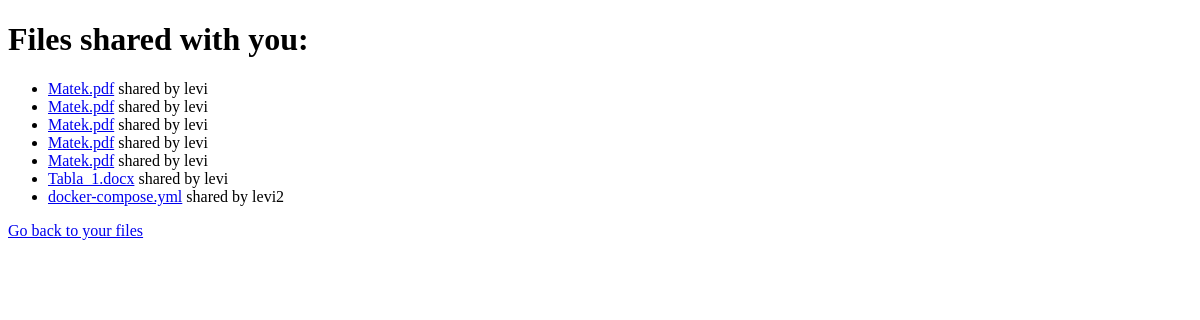
The page /shared_with_you/ (signed in) on the database as committed earlier.
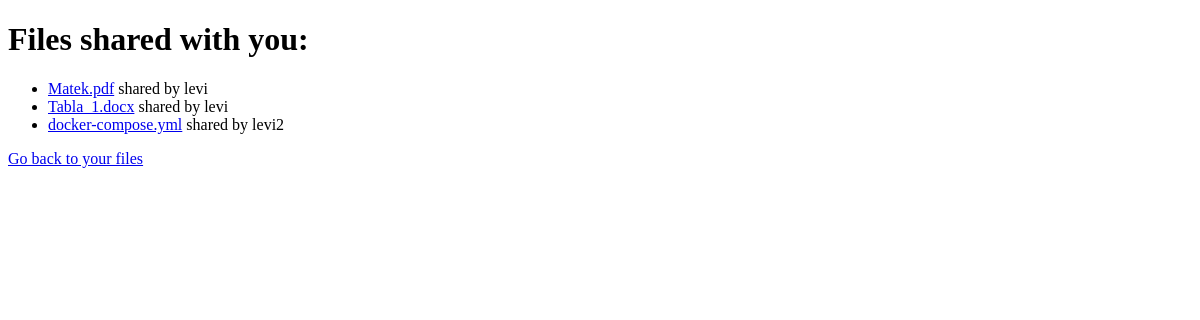
The same page on the database as committed later.
### storage/models.py (models this page shows)
class Document(models.Model):
    name = models.CharField(max_length=255)
    document = models.FileField(upload_to='documents/')
    uploaded_at = models.DateTimeField(auto_now_add=True)
    uploaded_by = models.ForeignKey(User, on_delete=models.CASCADE)
    shared_with = models.ManyToManyField(User, related_name='shared_with')

### storage/views.py (the view)
# urls.py: path('shared_with_you/', views.shared_with_you, name='shared_with_you'),
def shared_with_you(request):
    shared_documents = Document.objects.filter(shared_with=request.user)
    return render(request, 'shared_with_you.html', {'shared_documents': shared_documents})

### storage/templates/shared_with_you.html (shortened to what this page needs)
<!DOCTYPE html>
<html>
<head>
</head>
<body>
    <h1>Files shared with you:</h1>
    <ul>
        {% for document in shared_documents %}
            <li><a href="{% url 'download' document.id %}">{{ document.name }}</a> shared by {{ document.uploaded_by.username }}</li>
        {% empty %}
            <li>No files shared with you.</li>
        {% endfor %}
    </ul>
    <a href="{% url 'upload' %}">Go back to your files</a>
</body>
</html>

Rows that differ between the two databases and show on the page:
removed Document: name "Matek.pdf", uploaded_by.username "levi"
removed Document: name "Matek.pdf", uploaded_by.username "levi"
removed Document: name "Matek.pdf", uploaded_by.username "levi"
removed Document: name "Matek.pdf", uploaded_by.username "levi"
